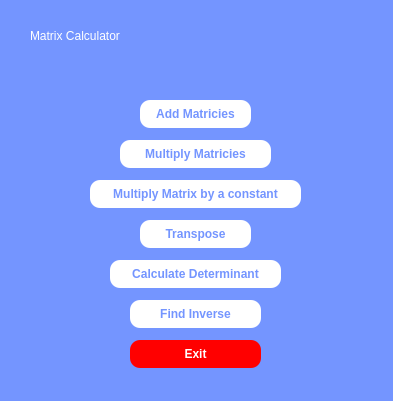
<?xml version="1.0" encoding="UTF-8"?>
<ui version="4.0">
 <class>Form</class>
 <widget class="QWidget" name="Form">
  <property name="geometry">
   <rect>
    <x>0</x>
    <y>0</y>
    <width>393</width>
    <height>401</height>
   </rect>
  </property>
  <property name="windowTitle">
   <string>Matrix Calculator</string>
  </property>
  <property name="styleSheet">
   <string notr="true">*{
	background-color:rgb(116, 149, 255);
}
QPushButton{
	background-color:white;
	color:rgb(116, 149, 255);
	border-radius:10px;
	font-weight:bold;
}
QPushButton:hover{
	background-color:rgb(116, 149, 255);
	color:white;
	border: 3px solid rgb(43, 92, 255);
}</string>
  </property>
  <widget class="QPushButton" name="addBtn">
   <property name="geometry">
    <rect>
     <x>140</x>
     <y>100</y>
     <width>111</width>
     <height>28</height>
    </rect>
   </property>
   <property name="text">
    <string>Add Matricies</string>
   </property>
  </widget>
  <widget class="QPushButton" name="multiplyBtn">
   <property name="geometry">
    <rect>
     <x>120</x>
     <y>140</y>
     <width>151</width>
     <height>28</height>
    </rect>
   </property>
   <property name="text">
    <string>Multiply Matricies</string>
   </property>
  </widget>
  <widget class="QPushButton" name="constBtn">
   <property name="geometry">
    <rect>
     <x>90</x>
     <y>180</y>
     <width>211</width>
     <height>28</height>
    </rect>
   </property>
   <property name="text">
    <string>Multiply Matrix by a constant</string>
   </property>
  </widget>
  <widget class="QPushButton" name="transposeBtn">
   <property name="geometry">
    <rect>
     <x>140</x>
     <y>220</y>
     <width>111</width>
     <height>28</height>
    </rect>
   </property>
   <property name="text">
    <string>Transpose</string>
   </property>
  </widget>
  <widget class="QPushButton" name="determinantBtn">
   <property name="geometry">
    <rect>
     <x>110</x>
     <y>260</y>
     <width>171</width>
     <height>28</height>
    </rect>
   </property>
   <property name="text">
    <string>Calculate Determinant</string>
   </property>
  </widget>
  <widget class="QPushButton" name="inverseBtn">
   <property name="geometry">
    <rect>
     <x>130</x>
     <y>300</y>
     <width>131</width>
     <height>28</height>
    </rect>
   </property>
   <property name="text">
    <string>Find Inverse</string>
   </property>
  </widget>
  <widget class="QPushButton" name="exitBtn">
   <property name="geometry">
    <rect>
     <x>130</x>
     <y>340</y>
     <width>131</width>
     <height>28</height>
    </rect>
   </property>
   <property name="styleSheet">
    <string notr="true">QPushButton{
	background-color:rgb(255, 0, 0);
	color:white;
}
QPushButton:hover{
	background-color:white;
	color:red;
	border: 3px solid red;
}</string>
   </property>
   <property name="text">
    <string>Exit</string>
   </property>
  </widget>
  <widget class="QLabel" name="label">
   <property name="geometry">
    <rect>
     <x>30</x>
     <y>20</y>
     <width>341</width>
     <height>31</height>
    </rect>
   </property>
   <property name="styleSheet">
    <string notr="true">font: 81 20pt &quot;JetBrains Mono NL ExtraBold&quot;;
color:rgb(255, 255, 255)</string>
   </property>
   <property name="text">
    <string>Matrix Calculator</string>
   </property>
  </widget>
 </widget>
 <resources/>
 <connections/>
</ui>
